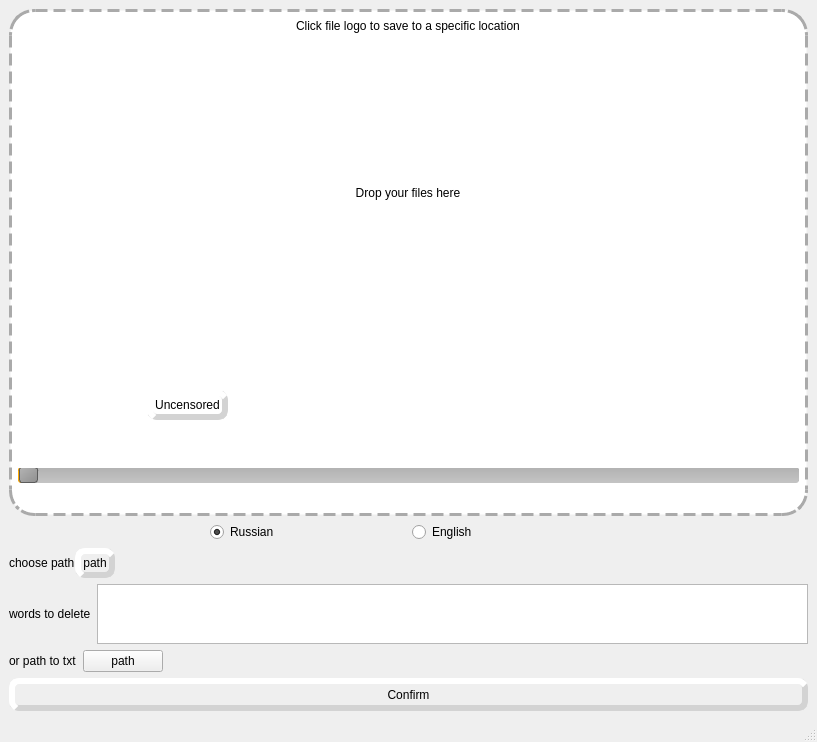
<?xml version="1.0" encoding="UTF-8"?>
<ui version="4.0">
 <class>MainWindow</class>
 <widget class="QMainWindow" name="MainWindow">
  <property name="geometry">
   <rect>
    <x>0</x>
    <y>0</y>
    <width>817</width>
    <height>742</height>
   </rect>
  </property>
  <property name="acceptDrops">
   <bool>true</bool>
  </property>
  <property name="windowTitle">
   <string>MainWindow</string>
  </property>
  <property name="styleSheet">
   <string notr="true">font: 63 8pt &quot;Yu Gothic UI Semibold&quot;;</string>
  </property>
  <widget class="QWidget" name="centralwidget">
   <property name="styleSheet">
    <string notr="true">#wavpathbtn,#textEdit,#confirm,#txtpathbtn,#DD{
border-radius: 25px;
background-color: rgb(255, 255,255);
opacity: 0.75}
*{font: 63 8pt \&quot;Yu Gothic UI Semibold\&quot;}</string>
   </property>
   <layout class="QVBoxLayout" name="verticalLayout_4">
    <item>
     <layout class="QVBoxLayout" name="verticalLayout">
      <item>
       <widget class="QWidget" name="DD" native="true">
        <property name="sizePolicy">
         <sizepolicy hsizetype="Preferred" vsizetype="Expanding">
          <horstretch>0</horstretch>
          <verstretch>0</verstretch>
         </sizepolicy>
        </property>
        <property name="acceptDrops">
         <bool>true</bool>
        </property>
        <property name="styleSheet">
         <string notr="true">QWidget {
border: 3px dashed #aaa;
background-color: rgb(255, 255, 255);
border-radius:25px;}
</string>
        </property>
        <layout class="QVBoxLayout" name="verticalLayout_3">
         <item>
          <layout class="QVBoxLayout" name="verticalLayout_2">
           <property name="spacing">
            <number>10</number>
           </property>
           <property name="topMargin">
            <number>0</number>
           </property>
           <property name="rightMargin">
            <number>0</number>
           </property>
           <property name="bottomMargin">
            <number>24</number>
           </property>
           <item alignment="Qt::AlignHCenter">
            <widget class="QLabel" name="label">
             <property name="sizePolicy">
              <sizepolicy hsizetype="Minimum" vsizetype="Expanding">
               <horstretch>0</horstretch>
               <verstretch>0</verstretch>
              </sizepolicy>
             </property>
             <property name="minimumSize">
              <size>
               <width>0</width>
               <height>15</height>
              </size>
             </property>
             <property name="maximumSize">
              <size>
               <width>16777215</width>
               <height>15</height>
              </size>
             </property>
             <property name="styleSheet">
              <string notr="true">border: dotted;
font: 63 8pt &quot;Yu Gothic UI Semibold&quot;;</string>
             </property>
             <property name="text">
              <string>Click file logo to save to a specific location</string>
             </property>
            </widget>
           </item>
           <item alignment="Qt::AlignHCenter|Qt::AlignVCenter">
            <widget class="QStackedWidget" name="stackedWidget">
             <property name="sizePolicy">
              <sizepolicy hsizetype="Preferred" vsizetype="Expanding">
               <horstretch>0</horstretch>
               <verstretch>0</verstretch>
              </sizepolicy>
             </property>
             <property name="minimumSize">
              <size>
               <width>350</width>
               <height>300</height>
              </size>
             </property>
             <property name="maximumSize">
              <size>
               <width>350</width>
               <height>300</height>
              </size>
             </property>
             <property name="styleSheet">
              <string notr="true">border: dotted;
background-color: rgb(255, 255, 255);
</string>
             </property>
             <property name="currentIndex">
              <number>0</number>
             </property>
             <widget class="QWidget" name="page_1">
              <widget class="QPushButton" name="iconbtn">
               <property name="geometry">
                <rect>
                 <x>0</x>
                 <y>0</y>
                 <width>350</width>
                 <height>300</height>
                </rect>
               </property>
               <property name="sizePolicy">
                <sizepolicy hsizetype="Expanding" vsizetype="Expanding">
                 <horstretch>0</horstretch>
                 <verstretch>0</verstretch>
                </sizepolicy>
               </property>
               <property name="minimumSize">
                <size>
                 <width>250</width>
                 <height>200</height>
                </size>
               </property>
               <property name="styleSheet">
                <string notr="true">border: dotted;
font: 63 8pt &quot;Yu Gothic UI Semibold&quot;;

</string>
               </property>
               <property name="text">
                <string>Drop your files here</string>
               </property>
              </widget>
             </widget>
             <widget class="QWidget" name="page_2">
              <widget class="QLabel" name="loadlbl">
               <property name="geometry">
                <rect>
                 <x>50</x>
                 <y>20</y>
                 <width>250</width>
                 <height>250</height>
                </rect>
               </property>
               <property name="text">
                <string/>
               </property>
               <property name="alignment">
                <set>Qt::AlignCenter</set>
               </property>
              </widget>
             </widget>
            </widget>
           </item>
           <item>
            <layout class="QHBoxLayout" name="horizontalLayout_5" stretch="0,0,0,0,0">
             <property name="spacing">
              <number>0</number>
             </property>
             <property name="sizeConstraint">
              <enum>QLayout::SetDefaultConstraint</enum>
             </property>
             <property name="leftMargin">
              <number>0</number>
             </property>
             <property name="rightMargin">
              <number>0</number>
             </property>
             <property name="bottomMargin">
              <number>0</number>
             </property>
             <item alignment="Qt::AlignBottom">
              <widget class="QLabel" name="startlbl">
               <property name="sizePolicy">
                <sizepolicy hsizetype="Preferred" vsizetype="Minimum">
                 <horstretch>0</horstretch>
                 <verstretch>0</verstretch>
                </sizepolicy>
               </property>
               <property name="maximumSize">
                <size>
                 <width>60</width>
                 <height>30</height>
                </size>
               </property>
               <property name="styleSheet">
                <string notr="true">border: dotted;
font: 63 8pt &quot;Yu Gothic UI Semibold&quot;;
</string>
               </property>
               <property name="text">
                <string/>
               </property>
              </widget>
             </item>
             <item alignment="Qt::AlignHCenter">
              <widget class="QPushButton" name="checkbtn">
               <property name="styleSheet">
                <string notr="true">QPushButton {
border-style: outset;
padding: 2px;
border-width: 6px;
border-radius: 10px;
border-color: rgb(211, 211, 211);
font: 63 8pt &quot;Yu Gothic UI Semibold&quot;;
}
QPushButton:hover {
background-color: lightgreen;
}

</string>
               </property>
               <property name="text">
                <string>Uncensored</string>
               </property>
               <property name="checkable">
                <bool>true</bool>
               </property>
               <property name="checked">
                <bool>true</bool>
               </property>
              </widget>
             </item>
             <item alignment="Qt::AlignHCenter">
              <widget class="QPushButton" name="playbtn">
               <property name="sizePolicy">
                <sizepolicy hsizetype="Preferred" vsizetype="Fixed">
                 <horstretch>0</horstretch>
                 <verstretch>0</verstretch>
                </sizepolicy>
               </property>
               <property name="minimumSize">
                <size>
                 <width>30</width>
                 <height>30</height>
                </size>
               </property>
               <property name="styleSheet">
                <string notr="true">border: dotted;
border-image: url(C:/Users/Kravt/source/repos/speechless3/icons/play2.png)</string>
               </property>
               <property name="text">
                <string/>
               </property>
               <property name="checkable">
                <bool>false</bool>
               </property>
               <property name="checked">
                <bool>false</bool>
               </property>
              </widget>
             </item>
             <item alignment="Qt::AlignHCenter">
              <widget class="QPushButton" name="crossbtn">
               <property name="minimumSize">
                <size>
                 <width>35</width>
                 <height>35</height>
                </size>
               </property>
               <property name="styleSheet">
                <string notr="true">border: dotted;
border-image: url(C:/Users/Kravt/source/repos/speechless3/icons/cross2.png);</string>
               </property>
               <property name="text">
                <string/>
               </property>
               <property name="iconSize">
                <size>
                 <width>35</width>
                 <height>35</height>
                </size>
               </property>
              </widget>
             </item>
             <item alignment="Qt::AlignBottom">
              <widget class="QLabel" name="endlbl">
               <property name="sizePolicy">
                <sizepolicy hsizetype="Preferred" vsizetype="Minimum">
                 <horstretch>0</horstretch>
                 <verstretch>0</verstretch>
                </sizepolicy>
               </property>
               <property name="maximumSize">
                <size>
                 <width>60</width>
                 <height>30</height>
                </size>
               </property>
               <property name="styleSheet">
                <string notr="true">border: dotted;
font: 63 8pt &quot;Yu Gothic UI Semibold&quot;;
</string>
               </property>
               <property name="text">
                <string/>
               </property>
               <property name="alignment">
                <set>Qt::AlignRight|Qt::AlignTrailing|Qt::AlignVCenter</set>
               </property>
              </widget>
             </item>
            </layout>
           </item>
           <item>
            <widget class="QSlider" name="horizontalSlider">
             <property name="enabled">
              <bool>true</bool>
             </property>
             <property name="sizePolicy">
              <sizepolicy hsizetype="Expanding" vsizetype="Fixed">
               <horstretch>0</horstretch>
               <verstretch>0</verstretch>
              </sizepolicy>
             </property>
             <property name="minimumSize">
              <size>
               <width>0</width>
               <height>0</height>
              </size>
             </property>
             <property name="styleSheet">
              <string notr="true">QSlider{border:dotted;
}

QSlider::groove:horizontal {
    border: 1px solid #999999;
    height: 10px; /* the groove expands to the size of the slider by default. by giving it a height, it has a fixed size */
    background: qlineargradient(x1:0, y1:0, x2:0, y2:1, stop:0 #B1B1B1, stop:1 #c4c4c4);
    margin: 2px 0;
}

QSlider::handle:horizontal {
    background: qlineargradient(x1:0, y1:0, x2:1, y2:1, stop:0 #b4b4b4, stop:1 #8f8f8f);
    border: 1px solid #5c5c5c;
    width: 17px;
    margin: -3px 0; /* handle is placed by default on the contents rect of the groove. Expand outside the groove */
    border-radius: 3px;
}
QSlider::add-page:qlineargradient {
background: qlineargradient(x1:0, y1:0, x2:0, y2:1, stop:0 #B1B1B1, stop:1 #c4c4c4);
border-top-right-radius: 3px;
border-bottom-right-radius: 3px;
border-top-left-radius: 0px;
border-bottom-left-radius: 0px;
}

QSlider::sub-page:qlineargradient {
background: rgb(255, 170, 0);
border-top-right-radius: 0px;
border-bottom-right-radius: 0px;
border-top-left-radius: 3px;
border-bottom-left-radius: 3px;
}

</string>
             </property>
             <property name="tracking">
              <bool>true</bool>
             </property>
             <property name="orientation">
              <enum>Qt::Horizontal</enum>
             </property>
             <property name="invertedAppearance">
              <bool>false</bool>
             </property>
             <property name="invertedControls">
              <bool>false</bool>
             </property>
             <property name="tickPosition">
              <enum>QSlider::NoTicks</enum>
             </property>
             <property name="tickInterval">
              <number>1</number>
             </property>
            </widget>
           </item>
          </layout>
         </item>
        </layout>
       </widget>
      </item>
      <item>
       <layout class="QHBoxLayout" name="horizontalLayout_4">
        <item>
         <widget class="QLabel" name="label_8">
          <property name="text">
           <string/>
          </property>
         </widget>
        </item>
        <item>
         <widget class="QRadioButton" name="rusbtn">
          <property name="styleSheet">
           <string notr="true">font: 63 8pt &quot;Yu Gothic UI Semibold&quot;;</string>
          </property>
          <property name="text">
           <string>Russian</string>
          </property>
          <property name="checked">
           <bool>true</bool>
          </property>
         </widget>
        </item>
        <item>
         <widget class="QRadioButton" name="englishbtn">
          <property name="styleSheet">
           <string notr="true">font: 63 8pt &quot;Yu Gothic UI Semibold&quot;;</string>
          </property>
          <property name="text">
           <string>English</string>
          </property>
         </widget>
        </item>
        <item>
         <widget class="QLabel" name="label_7">
          <property name="text">
           <string/>
          </property>
         </widget>
        </item>
       </layout>
      </item>
      <item>
       <layout class="QHBoxLayout" name="horizontalLayout_2">
        <property name="spacing">
         <number>0</number>
        </property>
        <item>
         <widget class="QLabel" name="wavlbl">
          <property name="styleSheet">
           <string notr="true">font: 63 8pt &quot;Yu Gothic UI Semibold&quot;;</string>
          </property>
          <property name="text">
           <string>choose path</string>
          </property>
         </widget>
        </item>
        <item>
         <widget class="QPushButton" name="wavpathbtn">
          <property name="styleSheet">
           <string notr="true">QPushButton {
border-style: outset;
padding: 2px;
border-width: 6px;
border-radius: 10px;
border-color: rgb(211, 211, 211);
font: 63 8pt &quot;Yu Gothic UI Semibold&quot;;
}
QPushButton:hover {
  background-color: lightgreen;
}
</string>
          </property>
          <property name="text">
           <string>path</string>
          </property>
         </widget>
        </item>
        <item>
         <widget class="QLabel" name="wavurllbl">
          <property name="sizePolicy">
           <sizepolicy hsizetype="Expanding" vsizetype="Preferred">
            <horstretch>0</horstretch>
            <verstretch>0</verstretch>
           </sizepolicy>
          </property>
          <property name="styleSheet">
           <string notr="true">font: 63 8pt &quot;Yu Gothic UI Semibold&quot;;</string>
          </property>
          <property name="text">
           <string/>
          </property>
         </widget>
        </item>
       </layout>
      </item>
      <item>
       <layout class="QHBoxLayout" name="horizontalLayout_3">
        <item>
         <widget class="QLabel" name="wtdlbl">
          <property name="styleSheet">
           <string notr="true">font: 63 8pt &quot;Yu Gothic UI Semibold&quot;;</string>
          </property>
          <property name="text">
           <string>words to delete</string>
          </property>
         </widget>
        </item>
        <item>
         <widget class="QTextEdit" name="textEdit">
          <property name="sizePolicy">
           <sizepolicy hsizetype="Expanding" vsizetype="Minimum">
            <horstretch>0</horstretch>
            <verstretch>0</verstretch>
           </sizepolicy>
          </property>
          <property name="maximumSize">
           <size>
            <width>16777215</width>
            <height>60</height>
           </size>
          </property>
          <property name="styleSheet">
           <string notr="true">font: 63 8pt &quot;Yu Gothic UI Semibold&quot;;</string>
          </property>
         </widget>
        </item>
       </layout>
      </item>
      <item>
       <layout class="QHBoxLayout" name="horizontalLayout">
        <item>
         <widget class="QLabel" name="txtlbl">
          <property name="styleSheet">
           <string notr="true">font: 63 8pt &quot;Yu Gothic UI Semibold&quot;;</string>
          </property>
          <property name="text">
           <string>or path to txt</string>
          </property>
         </widget>
        </item>
        <item>
         <widget class="QPushButton" name="txtpathbtn">
          <property name="styleSheet">
           <string notr="true">QPushButton {
border-style: outset;
padding: 2px;
border-width: 6px;
border-radius: 10px;
border-color: rgb(211, 211, 211);
font: 63 8pt &quot;Yu Gothic UI Semibold&quot;;
}
QPushButton:hover {
  background-color: lightgreen;
}
font: 63 8pt &quot;Yu Gothic UI Semibold&quot;;</string>
          </property>
          <property name="text">
           <string>path</string>
          </property>
         </widget>
        </item>
        <item>
         <widget class="QLabel" name="txturllbl">
          <property name="sizePolicy">
           <sizepolicy hsizetype="Expanding" vsizetype="Preferred">
            <horstretch>0</horstretch>
            <verstretch>0</verstretch>
           </sizepolicy>
          </property>
          <property name="styleSheet">
           <string notr="true">font: 63 8pt &quot;Yu Gothic UI Semibold&quot;;</string>
          </property>
          <property name="text">
           <string/>
          </property>
         </widget>
        </item>
       </layout>
      </item>
      <item>
       <widget class="QPushButton" name="confirm">
        <property name="minimumSize">
         <size>
          <width>0</width>
          <height>33</height>
         </size>
        </property>
        <property name="styleSheet">
         <string notr="true">
QPushButton {
border-style: outset;
padding: 2px;
border-width: 6px;
border-radius: 10px;
border-color: rgb(211, 211, 211);
font: 63 8pt &quot;Yu Gothic UI Semibold&quot;;
}
QPushButton:hover {
  background-color: lightgreen;
}
</string>
        </property>
        <property name="text">
         <string>Confirm</string>
        </property>
       </widget>
      </item>
     </layout>
    </item>
   </layout>
  </widget>
  <widget class="QStatusBar" name="statusbar"/>
 </widget>
 <resources/>
 <connections/>
</ui>
